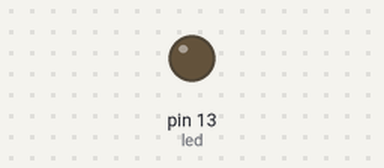
A sketch run on a simulated Arduino Leonardo, built with avr-gcc and run on an emulated ATmega32U4. Shown: output pins drawn as LEDs (lit = HIGH). Sleep ends after the set time or at an interrupt.

Above: at 5.0 s.
At 9.3 s:
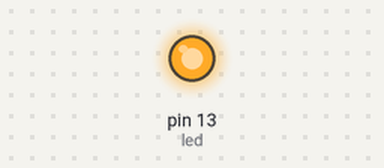
Timing chart, 0 to 12.3 s (numbered marks = the images above):
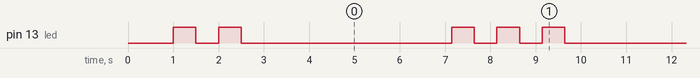

The sketch:

sleepExc.ino
```cpp
#include <avr/wdt.h>            // library for default watchdog functions
#include <avr/interrupt.h>      // library for interrupts handling
#include <avr/sleep.h>          // library for sleep
#include <avr/power.h>          // library for power control

// how many times remain to sleep before wake up
int nbr_remaining;

// pin on which a led is attached on the board
#define led 13

// interrupt raised by the watchdog firing
// when the watchdog fires during sleep, this function will be executed
// remember that interrupts are disabled in ISR functions
ISR(WDT_vect)
{
        // not hanging, just waiting
        // reset the watchdog
        wdt_reset();
}

// function to configure the watchdog: let it sleep 8 seconds before firing
// when firing, configure it for resuming program execution
void configure_wdt(int maxMS)
{
    int wdto,actualMS;

    if((maxMS >= 8000) || (maxMS == 0)) {
        wdto     = WDTO_8S;
        actualMS = 8000;
    } else if(maxMS >= 4000) {
        wdto     = WDTO_4S;
        actualMS = 4000;
    } else if(maxMS >= 2000) {
        wdto     = WDTO_2S;
        actualMS = 2000;
    } else if(maxMS >= 1000) {
        wdto     = WDTO_1S;
        actualMS = 1000;
    } else if(maxMS >= 500) {
        wdto     = WDTO_500MS;
        actualMS = 500;
    } else if(maxMS >= 250) {
        wdto     = WDTO_250MS;
        actualMS = 250;
    } else if(maxMS >= 120) {
        wdto     = WDTO_120MS;
        actualMS = 120;
    } else if(maxMS >= 60) {
        wdto     = WDTO_60MS;
        actualMS = 60;
    } else if(maxMS >= 30) {
        wdto     = WDTO_30MS;
        actualMS = 30;
    } else {
        wdto     = WDTO_15MS;
        actualMS = 15;
    }

    // Build watchdog prescaler register value before timing critical code.
    uint8_t wdps = ((wdto & 0x08 ? 1 : 0) << WDP3) |
                   ((wdto & 0x04 ? 1 : 0) << WDP2) |
                   ((wdto & 0x02 ? 1 : 0) << WDP1) |
                   ((wdto & 0x01 ? 1 : 0) << WDP0);


  cli();                           // disable interrupts for changing the registers

    // First clear any previous watchdog reset.
    MCUSR &= ~(1<<WDRF);
    // Now change the watchdog prescaler and interrupt enable bit so the
    // watchdog reset only triggers the interrupt (and wakes from deep sleep)
    // and not a full device reset.  This is a timing critical section of
    // code that must happen in 4 cycles.
    WDTCSR |= (1<<WDCE) | (1<<WDE);  // Set WDCE and WDE to enable changes.
    WDTCSR = wdps;                   // Set the prescaler bit values.
    WDTCSR |= (1<<WDIE);             // Enable only watchdog interrupts.

    // Critical section finished, re-enable interrupts.

  sei();                           // re-enable interrupts

  // reminder of the definitions for the time before firing
  // delay interval patterns:
  //  16 ms:     0b000000
  //  500 ms:    0b000101
  //  1 second:  0b000110
  //  2 seconds: 0b000111
  //  4 seconds: 0b100000
  //  8 seconds: 0b100001

}

// Put the Arduino to deep sleep. Only an interrupt can wake it up.
void sleep(int ncycles)
{
  nbr_remaining = ncycles; // defines how many cycles should sleep

  // Set sleep to full power down.  Only external interrupts or
  // the watchdog timer can wake the CPU!
  set_sleep_mode(SLEEP_MODE_PWR_DOWN);

  // Turn off the ADC while asleep.
  power_adc_disable();

  // Disable USB if it exists
#ifdef USBCON
    //USBCON |= _BV(FRZCLK); // freeze USB clock
    //PLLCSR &= ~_BV(PLLE);  // turn off USB PLL
    //USBCON &= ~_BV(USBE);  // disable USB
#endif

  while (nbr_remaining > 0){ // while some cycles left, sleep!

  // Enable sleep and enter sleep mode.
  sleep_mode();

  // CPU is now asleep and program execution completely halts!
  // Once awake, execution will resume at this point if the
  // watchdog is configured for resume rather than restart

  // When awake, disable sleep mode
  sleep_disable();

  // we have slept one time more
  nbr_remaining = nbr_remaining - 1;

  }

  // put everything on again
  power_all_enable();

}

void setup(){

  // use led 13 and put it in low mode
  pinMode(led, OUTPUT);
  digitalWrite(led, LOW);

  delay(1000);

  // configure the watchdog
  configure_wdt(1000);

  // blink twice
  digitalWrite(led, HIGH);
  delay(500);
  digitalWrite(led, LOW);
  delay(500);
  digitalWrite(led, HIGH);
  delay(500);
  digitalWrite(led, LOW);
  delay(500);

}

void loop(){

  // sleep for a given number of cycles (here, 5 * 8 seconds) in lowest power mode
  sleep(5);

  // usefull stuff should be done here before next long sleep
  // blink three times
  digitalWrite(led, HIGH);
  delay(500);
  digitalWrite(led, LOW);
  delay(500);
  digitalWrite(led, HIGH);
  delay(500);
  digitalWrite(led, LOW);
  delay(500);
  digitalWrite(led, HIGH);
  delay(500);
  digitalWrite(led, LOW);
  delay(500);

}
```

Measured:
- by itself, pin 13 (led): repeats every 7.1 s: HIGH 0.50 s, LOW 4.6 s, 2 × (HIGH 0.50 s, LOW 0.50 s)
- by itself, everything shown: repeats every 7.2 s, in 6 steps
